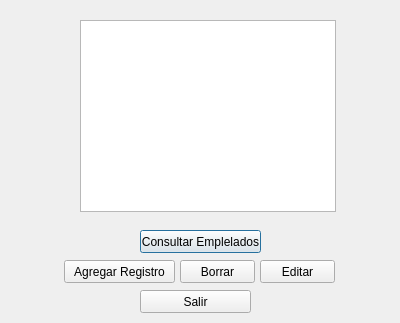
<?xml version="1.0" encoding="UTF-8"?>
<ui version="4.0">
 <class>Dialog</class>
 <widget class="QDialog" name="Dialog">
  <property name="geometry">
   <rect>
    <x>0</x>
    <y>0</y>
    <width>400</width>
    <height>323</height>
   </rect>
  </property>
  <property name="windowTitle">
   <string>Dialog</string>
  </property>
  <widget class="QListView" name="listView">
   <property name="geometry">
    <rect>
     <x>80</x>
     <y>20</y>
     <width>256</width>
     <height>192</height>
    </rect>
   </property>
  </widget>
  <widget class="QPushButton" name="pushButton">
   <property name="geometry">
    <rect>
     <x>140</x>
     <y>230</y>
     <width>121</width>
     <height>23</height>
    </rect>
   </property>
   <property name="text">
    <string>Consultar Emplelados</string>
   </property>
  </widget>
  <widget class="QPushButton" name="pushButton_2">
   <property name="geometry">
    <rect>
     <x>64</x>
     <y>260</y>
     <width>111</width>
     <height>23</height>
    </rect>
   </property>
   <property name="text">
    <string>Agregar Registro</string>
   </property>
  </widget>
  <widget class="QPushButton" name="pushButton_3">
   <property name="geometry">
    <rect>
     <x>180</x>
     <y>260</y>
     <width>75</width>
     <height>23</height>
    </rect>
   </property>
   <property name="text">
    <string>Borrar</string>
   </property>
  </widget>
  <widget class="QPushButton" name="pushButton_4">
   <property name="geometry">
    <rect>
     <x>260</x>
     <y>260</y>
     <width>75</width>
     <height>23</height>
    </rect>
   </property>
   <property name="text">
    <string>Editar</string>
   </property>
  </widget>
  <widget class="QPushButton" name="pushButton_5">
   <property name="geometry">
    <rect>
     <x>140</x>
     <y>290</y>
     <width>111</width>
     <height>23</height>
    </rect>
   </property>
   <property name="text">
    <string>Salir</string>
   </property>
  </widget>
 </widget>
 <resources/>
 <connections/>
</ui>
